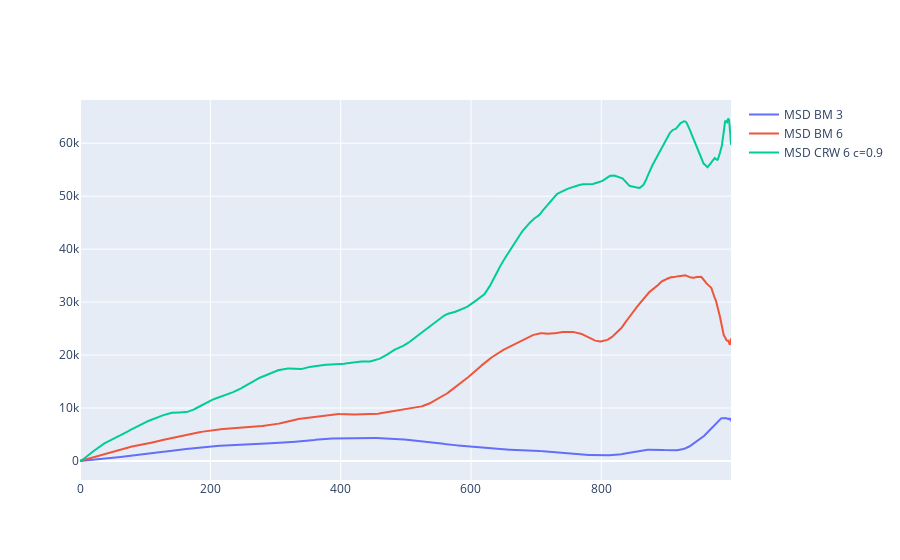

Source (notebook cell):
### Markdown cell above
Comparison of mean square displacement curves of BM 3, BM 6 and CRW 6. And results shown using plotly.

### Code cell
bm3_msd_df = msd(bm_traj_3) # MSD for BM 3
bm6_msd_df = msd(bm_traj_6) # MSD for BM 6
crw_msd_df = msd(crw_traj_6) # MSD for CRW 6, 0.9 coefficient per default

fig = go.Figure()

# Add traces for MSD of the Brownian motion 3 trajectory
fig.add_trace(go.Scatter(
    x= bm3_msd_df.index,
    y= bm3_msd_df.y_pos,
    name='MSD BM 3',
    mode='lines',
    showlegend=True
))

# Add traces for MSD of the Brownian motion 6 trajectory
fig.add_trace(go.Scatter(
    x= bm6_msd_df.index,
    y= bm6_msd_df.y_pos,
    name='MSD BM 6',
    mode='lines',
    showlegend=True
))

# Add traces for MSD of the Correlated Random Walk 6 trajectory
fig.add_trace(go.Scatter(
    x= crw_msd_df.index,
    y= crw_msd_df.y_pos,
    name='MSD CRW 6 c=0.9',
    mode='lines',
    showlegend=True
))

fig.show()

### Figure 1 — Plotly figure (JSON) as saved in the notebook; plotly's stock layout.template omitted (floating-point values rounded to 4 significant figures; data arrays with more than 128 entries replaced by an {"elided": "..."} marker saying what was removed)
{"data": [{"mode": "lines", "name": "MSD BM 3", "showlegend": true, "type": "scatter", "x": {"elided": "1000 int values"}, "y": {"elided": "1000 float values"}}, {"mode": "lines", "name": "MSD BM 6", "showlegend": true, "type": "scatter", "x": {"elided": "1000 int values"}, "y": {"elided": "1000 float values"}}, {"mode": "lines", "name": "MSD CRW 6 c=0.9", "showlegend": true, "type": "scatter", "x": {"elided": "1000 int values"}, "y": {"elided": "1000 float values"}}], "layout": {}}
